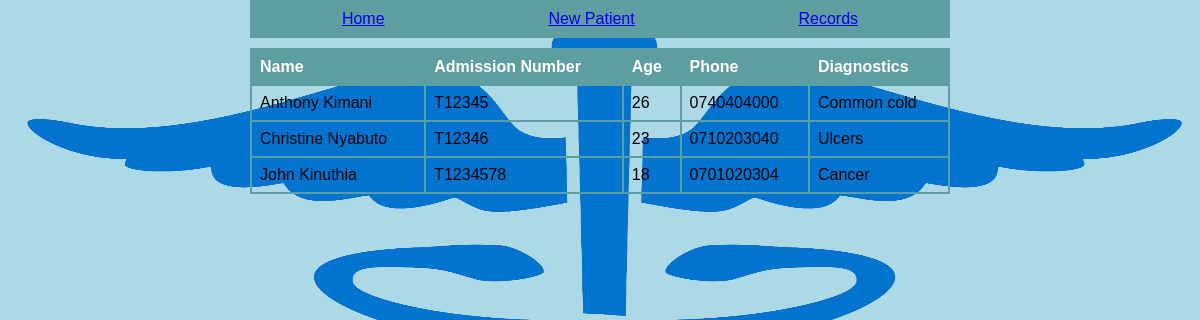
Page /logic/retrieve.php on the committed database.
### tables this page shows
CREATE TABLE `patients` (
  `id` int(11) NOT NULL,
  `name` varchar(255) NOT NULL,
  `adm` varchar(255) NOT NULL,
  `age` int(11) NOT NULL,
  `phone` varchar(255) NOT NULL,
  `diagnostics` varchar(255) NOT NULL
);

### logic/retrieve.php (the view, shortened to what this page needs)
<?php
$connection = mysqli_connect('127.0.0.1', 'root', '', 'hospital');
$query = mysqli_query($connection, "SELECT * FROM patients");
?>
<body>
<div class="header">
    <a href="home.php">Home</a>
    <a href="new.php">New Patient</a>
    <a href="retrieve.php">Records</a>
  </div>
    <table>
      <thead>
        <tr>
          <th>Name</th>
          <th>Admission Number</th>
          <th>Age</th>
          <th>Phone</th>
          <th>Diagnostics</th>
        </tr>
      </thead>
      <tbody>
        <?php
        foreach ($query as $row) {
          ?>
          <tr>
            <td><?php echo $row['name'] ?></td>
            <td><?php echo $row['adm'] ?></td>
            <td><?php echo $row['age'] ?></td>
            <td><?php echo $row['phone'] ?></td>
            <td><?php echo $row['diagnostics'] ?></td>
          </tr>
          <?php
        }
        ?>
      </tbody>
    </table>
</body>

### logic/retrieve.php (style rules this page uses)
body { background-image: url('/logo.png'); background-size: 100% 100%; background-color: lightblue; font-family: Arial, sans-serif; margin: auto; width: 700px; }
.header { display: flex; padding: 10px; justify-content: space-around; background:cadetblue ; margin-bottom: 10px; }
table { border-collapse: collapse; width: 100%; }
th, td { border: 2px solid cadetblue; padding: 8px; text-align: left; }
th { background-color: cadetblue; color: white; }

### rows in the picture
patients: name "Anthony Kimani", adm "T12345", age "26", phone "0740404000", diagnostics "Common cold"
patients: name "Christine Nyabuto", adm "T12346", age "23", phone "0710203040", diagnostics "Ulcers"
patients: name "John Kinuthia", adm "T1234578", age "18", phone "0701020304", diagnostics "Cancer"
